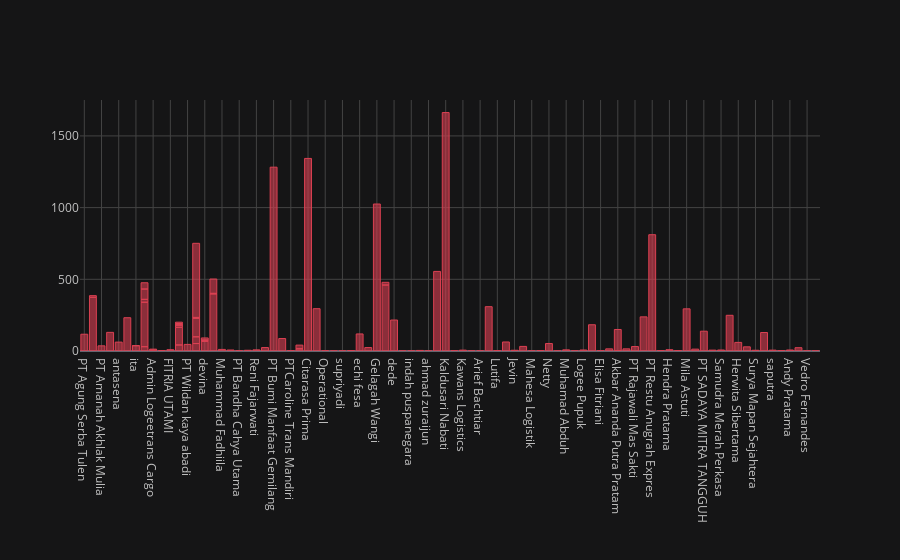

The cell this chart's notebook holds for it:
### Code cell
delivery.iplot(kind='bar',x='name',y='Frequency',color='red',theme='solar');

### Figure 1 — Plotly figure (JSON) as saved in the notebook; plotly's stock layout.template omitted (floating-point values rounded to 4 significant figures)
{"data": [{"marker": {"color": "rgba(219, 64, 82, 0.6)", "line": {"color": "rgba(219, 64, 82, 1.0)", "width": 1}}, "name": "Frequency", "orientation": "v", "text": "", "type": "bar", "x": ["PT Agung Serba Tulen", "dellciamarotama", "PT Amanah Akhlak Mulia", "adend", "antasena", "fiqih fajrin", "ita", "ita", "Admin", "Admin Logeetrans Cargo", "Benni Nofrizal", "FITRIA UTAMI", "Mellysa Icha", "PT Wildan kaya abadi", "Raffi Ahmad", "devina", "ina", "Muhammad Fadhiila", "BTSA Zepri", "PT Bandha Cahya Utama", "PT Bhanda Ghara Reksa ", "Reni Fajarwati", "PT Buans faras Sakti ", "PT Bumi Manfaat Gemilang", "PT Carma Guna Mandiri", "PTCaroline Trans Mandiri", "kintetsu", "Citarasa Prima ", "Yudhie Lesmana", "Operational", "Dellcia Moratama", "dellciamarotama", "supriyadi", "Admin", "Admin Logeetrans Cargo", "Mellysa Icha", "Raffi Ahmad", "Suryono fesa", "echi fesa", "ina", "Angga Torikho", "Gelagah Wangi", "Admin", "Mellysa Icha", "Raffi Ahmad", "Ummi Robbaniyah Mushthofa", "dede", "devina", "hendry sukhamta", "ina", "indah puspanegara", "Admin", "PT JPLB DKI", "ahmad zuraijun", "CV Jaya Bersama ", "Kaldusari Nabati ", "devina", "Kawans Logistics", "Kawans Logistics ", "alamsyah", "Arief Bachtiar", "kintetsu", "regina", "Lutifa", "Melati Esther", "Jevin", "topando egi", "Mahesa Logistik", "Santi Nurmila", "Netty", "Rizki alhakim", "Muhamad Abduh", "sudarjo", "Logee Pupuk", "Admin", "Tio Rismayanti", "kintetsu", "Elisa Fitriani", "ardiansyah", "Akbar Ananda Putra Pratam", "Febriyanti Tamba", "PT Rajawali Mas Sakti", "Rajaya", "PT Restu Anugrah Expres", "Raffi Ahmad", "MIRA", "Hendra Pratama", "Ismail", "Mellysa Icha", "Mila Astuti", "PT SABA TRANSINDO", "PT SADAYA MITRA TANGGUH", "Sastrawan Wijaya", "devina", "Samudra Merah Perkasa ", "Mellysa Icha", "Semen Baturaja", "Herwita Sibertama", "S LOG Jakarta", "Mellysa Icha", "Raffi Ahmad", "Surya Mapan Sejahtera ", "Ummi Robbaniyah Mushthofa", "TIRTA CARMA PUTRA ", "Akbar Ananda Putra Pratam", "saputra", "chandra", "Andy Pratama", "Habibie Albi Althoyibi", "Vedro Fernandes", "PT ZEESINDO INTERNASIONAL"], "y": [117, 374, 36, 130, 62, 232, 37, 1, 30, 6, 3, 9, 42, 46, 52, 67, 398, 11, 7, 2, 5, 8, 24, 1282, 87, 2, 15, 1343, 295, 2, 1, 12, 1, 310, 7, 123, 47, 3, 119, 4, 24, 1025, 20, 16, 129, 460, 216, 7, 1, 100, 1, 72, 4, 1, 555, 1663, 2, 2, 6, 1, 1, 2, 309, 3, 63, 5, 32, 1, 3, 52, 1, 8, 1, 7, 44, 183, 24, 2, 15, 1, 15, 31, 238, 811, 6, 3, 9, 3, 1, 294, 13, 138, 6, 15, 7, 9, 249, 60, 29, 10, 517, 5, 19, 129, 149, 6, 3, 7, 23, 1, 1]}], "layout": {"legend": {"bgcolor": "#151516", "font": {"color": "#D9D9D9"}}, "paper_bgcolor": "#151516", "plot_bgcolor": "#151516", "title": {"font": {"color": "#D9D9D9"}}, "xaxis": {"gridcolor": "#434343", "showgrid": true, "tickfont": {"color": "#C2C2C2"}, "title": {"font": {"color": "#D9D9D9"}, "text": ""}, "zerolinecolor": "#666570"}, "yaxis": {"gridcolor": "#434343", "showgrid": true, "tickfont": {"color": "#C2C2C2"}, "title": {"font": {"color": "#D9D9D9"}, "text": ""}, "zerolinecolor": "#666570"}}}
